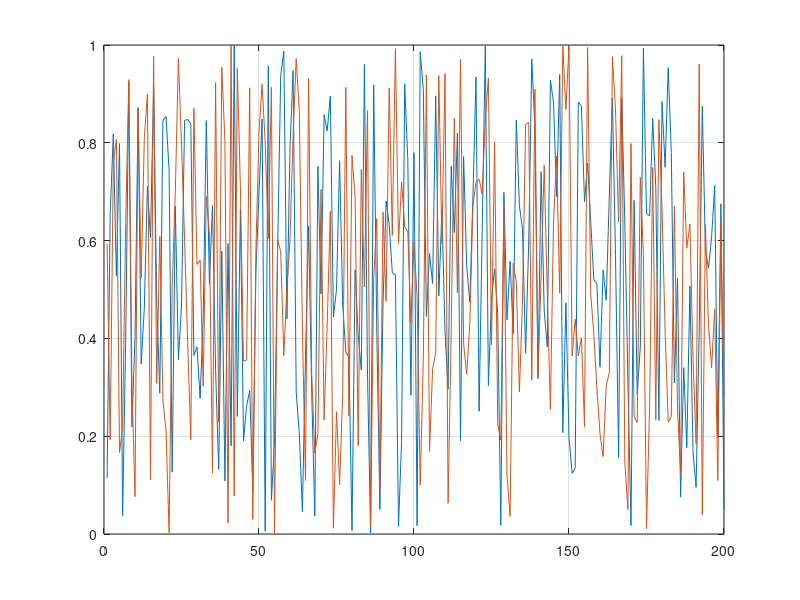
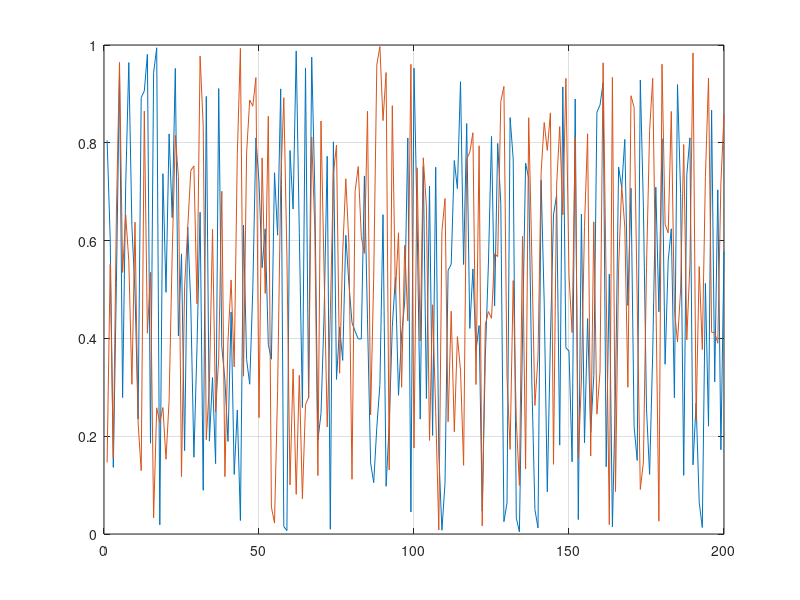

MATLAB code to generate these figures, in order: (Note: this script raises an error after producing the figures.)
%% script for checking speech database

% Licence
% Copyright 2022 Hideki Kawahara
%
% Licensed under the Apache License, Version 2.0 (the "License");
% you may not use this file except in compliance with the License.
% You may obtain a copy of the License at
%
%    http://www.apache.org/licenses/LICENSE-2.0
%
% Unless required by applicable law or agreed to in writing, software
% distributed under the License is distributed on an "AS IS" BASIS,
% WITHOUT WARRANTIES OR CONDITIONS OF ANY KIND, either express or implied.
% See the License for the specific language governing permissions and
% limitations under the License.

% Please execute this using cell mode
fig1H = figure;
plot(rand(200,2));grid on;
axH1 = gca;
fig2H = figure;
plot(rand(200,2));grid on;
axH2 = gca;
%% select directory consisting of files consisting audio or a file
checkType = {'directory','file'};
idType = 2; % Please edit this to select a directory or a file
switch checkType{idType}
    case 'directory'
        selPath = uigetdir;
        testPath = [selPath '/'];
        % select one file consisting audio
    case 'file'
        testPath = struct;
        [filen, pathn] = uigetfile('*.*');
        testPath.pathName = pathn;
        testPath.fileName = filen;
end
%% level distribution
maxN = 1000; % maximum number of files checked
segmentLinMS = 50; % 50ms for level check 
output1 = directoryLevelDistribution(axH1, testPath,segmentLinMS, maxN);
%% spectral display of silent and voiced samples
% Please adjus following thresholds by inspecting level distribution
silentProb = 0.01; % reference level (probability) of silent segment
voiceProb = 0.99; % reference level (probability) of voiced segment
output2 = spectrumDistributionTest(axH2, testPath, segmentLinMS, silentProb, voiceProb, maxN);
%% save visual image
dateInfoStr = datestr(now,30);
print(fig1H,'-dpng','-r200', "dstrbtn" + dateInfoStr + ".png");
print(fig2H,'-dpng','-r200', "vSlspctrm" + dateInfoStr + ".png");
%% save editable graphics
savefig(fig1H, "dstrbtn" + dateInfoStr + ".fig")
savefig(fig2H, "vSlspctrm" + dateInfoStr + ".fig")
%% 
